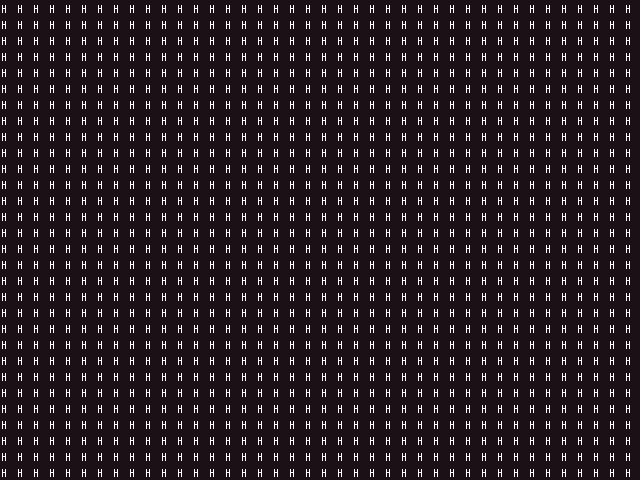

A level layout from a 2D game, rendered from its tile map. Below: a short description, then the map file with its tile-grid data intact:
An orthogonal 40x30 tile map with 16x16 px tiles, 1 tile layer (prototype).

<map version="1.10" tiledversion="1.10.2" orientation="orthogonal" renderorder="right-down" width="40" height="30" tilewidth="16" tileheight="16" infinite="0" nextlayerid="9" nextobjectid="1">
 <tileset firstgid="98" source="TangerineTavernPNG_PetricakeGames.tsx" />
 <layer id="1" name="prototype" width="40" height="30">
  <data encoding="csv">
206,206,206,206,206,206,206,206,206,206,206,206,206,206,206,206,206,206,206,206,206,206,206,206,206,206,206,206,206,206,206,206,206,206,206,206,206,206,206,206,
206,206,206,206,206,206,206,206,206,206,206,206,206,206,206,206,206,206,206,206,206,206,206,206,206,206,206,206,206,206,206,206,206,206,206,206,206,206,206,206,
206,206,206,206,206,206,206,206,206,206,206,206,206,206,206,206,206,206,206,206,206,206,206,206,206,206,206,206,206,206,206,206,206,206,206,206,206,206,206,206,
206,206,206,206,206,206,206,206,206,206,206,206,206,206,206,206,206,206,206,206,206,206,206,206,206,206,206,206,206,206,206,206,206,206,206,206,206,206,206,206,
206,206,206,206,206,206,206,206,206,206,206,206,206,206,206,206,206,206,206,206,206,206,206,206,206,206,206,206,206,206,206,206,206,206,206,206,206,206,206,206,
206,206,206,206,206,206,206,206,206,206,206,206,206,206,206,206,206,206,206,206,206,206,206,206,206,206,206,206,206,206,206,206,206,206,206,206,206,206,206,206,
206,206,206,206,206,206,206,206,206,206,206,206,206,206,206,206,206,206,206,206,206,206,206,206,206,206,206,206,206,206,206,206,206,206,206,206,206,206,206,206,
206,206,206,206,206,206,206,206,206,206,206,206,206,206,206,206,206,206,206,206,206,206,206,206,206,206,206,206,206,206,206,206,206,206,206,206,206,206,206,206,
206,206,206,206,206,206,206,206,206,206,206,206,206,206,206,206,206,206,206,206,206,206,206,206,206,206,206,206,206,206,206,206,206,206,206,206,206,206,206,206,
206,206,206,206,206,206,206,206,206,206,206,206,206,206,206,206,206,206,206,206,206,206,206,206,206,206,206,206,206,206,206,206,206,206,206,206,206,206,206,206,
206,206,206,206,206,206,206,206,206,206,206,206,206,206,206,206,206,206,206,206,206,206,206,206,206,206,206,206,206,206,206,206,206,206,206,206,206,206,206,206,
206,206,206,206,206,206,206,206,206,206,206,206,206,206,206,206,206,206,206,206,206,206,206,206,206,206,206,206,206,206,206,206,206,206,206,206,206,206,206,206,
206,206,206,206,206,206,206,206,206,206,206,206,206,206,206,206,206,206,206,206,206,206,206,206,206,206,206,206,206,206,206,206,206,206,206,206,206,206,206,206,
206,206,206,206,206,206,206,206,206,206,206,206,206,206,206,206,206,206,206,206,206,206,206,206,206,206,206,206,206,206,206,206,206,206,206,206,206,206,206,206,
206,206,206,206,206,206,206,206,206,206,206,206,206,206,206,206,206,206,206,206,206,206,206,206,206,206,206,206,206,206,206,206,206,206,206,206,206,206,206,206,
206,206,206,206,206,206,206,206,206,206,206,206,206,206,206,206,206,206,206,206,206,206,206,206,206,206,206,206,206,206,206,206,206,206,206,206,206,206,206,206,
206,206,206,206,206,206,206,206,206,206,206,206,206,206,206,206,206,206,206,206,206,206,206,206,206,206,206,206,206,206,206,206,206,206,206,206,206,206,206,206,
206,206,206,206,206,206,206,206,206,206,206,206,206,206,206,206,206,206,206,206,206,206,206,206,206,206,206,206,206,206,206,206,206,206,206,206,206,206,206,206,
206,206,206,206,206,206,206,206,206,206,206,206,206,206,206,206,206,206,206,206,206,206,206,206,206,206,206,206,206,206,206,206,206,206,206,206,206,206,206,206,
206,206,206,206,206,206,206,206,206,206,206,206,206,206,206,206,206,206,206,206,206,206,206,206,206,206,206,206,206,206,206,206,206,206,206,206,206,206,206,206,
206,206,206,206,206,206,206,206,206,206,206,206,206,206,206,206,206,206,206,206,206,206,206,206,206,206,206,206,206,206,206,206,206,206,206,206,206,206,206,206,
206,206,206,206,206,206,206,206,206,206,206,206,206,206,206,206,206,206,206,206,206,206,206,206,206,206,206,206,206,206,206,206,206,206,206,206,206,206,206,206,
206,206,206,206,206,206,206,206,206,206,206,206,206,206,206,206,206,206,206,206,206,206,206,206,206,206,206,206,206,206,206,206,206,206,206,206,206,206,206,206,
206,206,206,206,206,206,206,206,206,206,206,206,206,206,206,206,206,206,206,206,206,206,206,206,206,206,206,206,206,206,206,206,206,206,206,206,206,206,206,206,
206,206,206,206,206,206,206,206,206,206,206,206,206,206,206,206,206,206,206,206,206,206,206,206,206,206,206,206,206,206,206,206,206,206,206,206,206,206,206,206,
206,206,206,206,206,206,206,206,206,206,206,206,206,206,206,206,206,206,206,206,206,206,206,206,206,206,206,206,206,206,206,206,206,206,206,206,206,206,206,206,
206,206,206,206,206,206,206,206,206,206,206,206,206,206,206,206,206,206,206,206,206,206,206,206,206,206,206,206,206,206,206,206,206,206,206,206,206,206,206,206,
206,206,206,206,206,206,206,206,206,206,206,206,206,206,206,206,206,206,206,206,206,206,206,206,206,206,206,206,206,206,206,206,206,206,206,206,206,206,206,206,
206,206,206,206,206,206,206,206,206,206,206,206,206,206,206,206,206,206,206,206,206,206,206,206,206,206,206,206,206,206,206,206,206,206,206,206,206,206,206,206,
206,206,206,206,206,206,206,206,206,206,206,206,206,206,206,206,206,206,206,206,206,206,206,206,206,206,206,206,206,206,206,206,206,206,206,206,206,206,206,206
</data>
 </layer>
</map>
